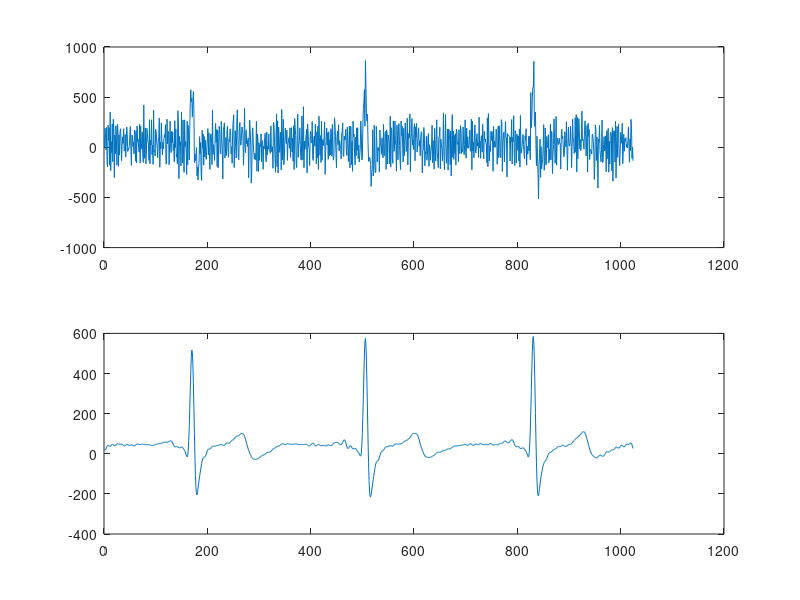
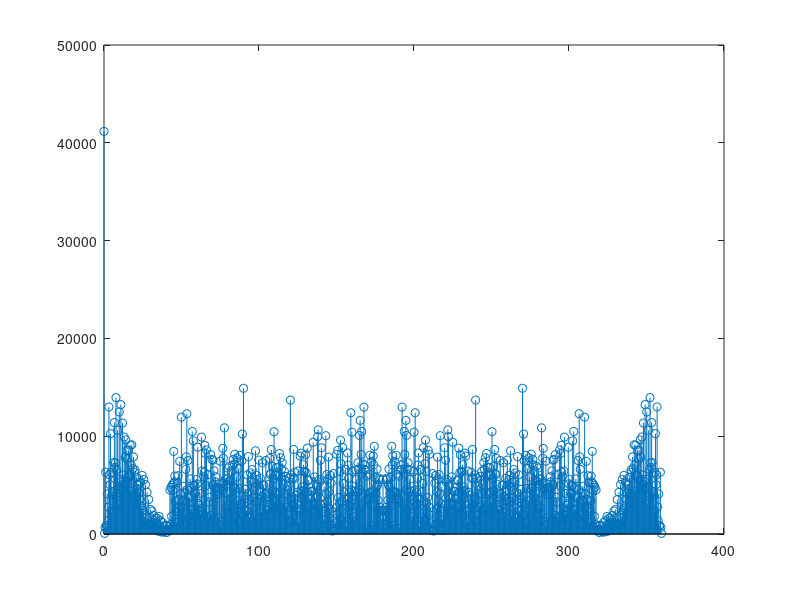
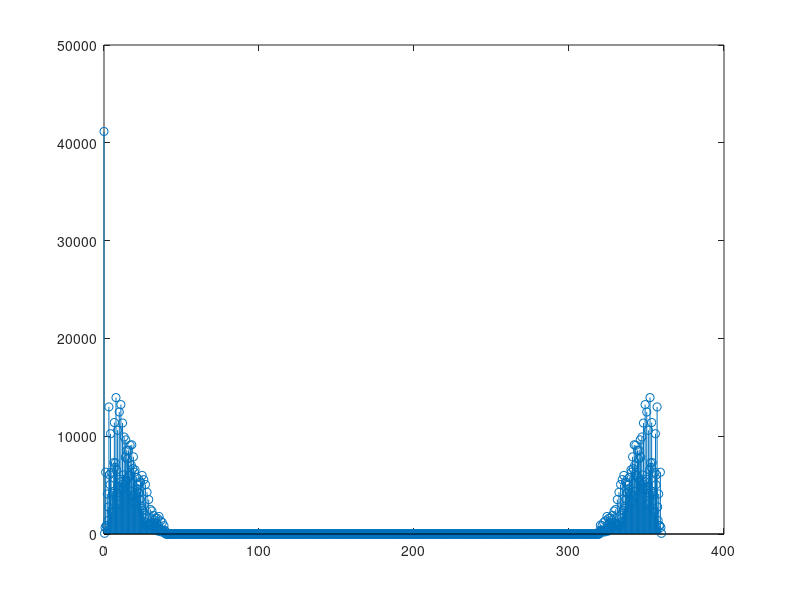

MATLAB code to generate these figures, in order:
clc; clear all; close all;
## puedo considerar la amplitud 1
x = load('necg.txt');
fm = 360;
T = 1/fm;
t =0:T:length(x)*T -T;
figure(1)
subplot(2,1,1)
plot(x);
X=fft(x');
N=length(x)
X_filtrada = zeros(1,N);
for k=1 : N
     #f=(2*pi)* k/N;
     f=(k/N)*fm;
    if(f >= 40 && f <= 180)
      X_filtrada(k) = 0;
    elseif (f >= 180 && f <= 360-40)
      X_filtrada(k) = 0;
    else
      X_filtrada(k) = X(k);
    endif
endfor
x_filtrada = real(ifft(X_filtrada));
subplot(2,1,2)
plot(x_filtrada)
figure(3)
deltaf = fm/N;
#f = -fm/2 : deltaf : fm/2 - deltaf;
f = 0 : deltaf : fm - deltaf;
stem(f,abs(X))
figure(4)
stem(f,abs(X_filtrada))
